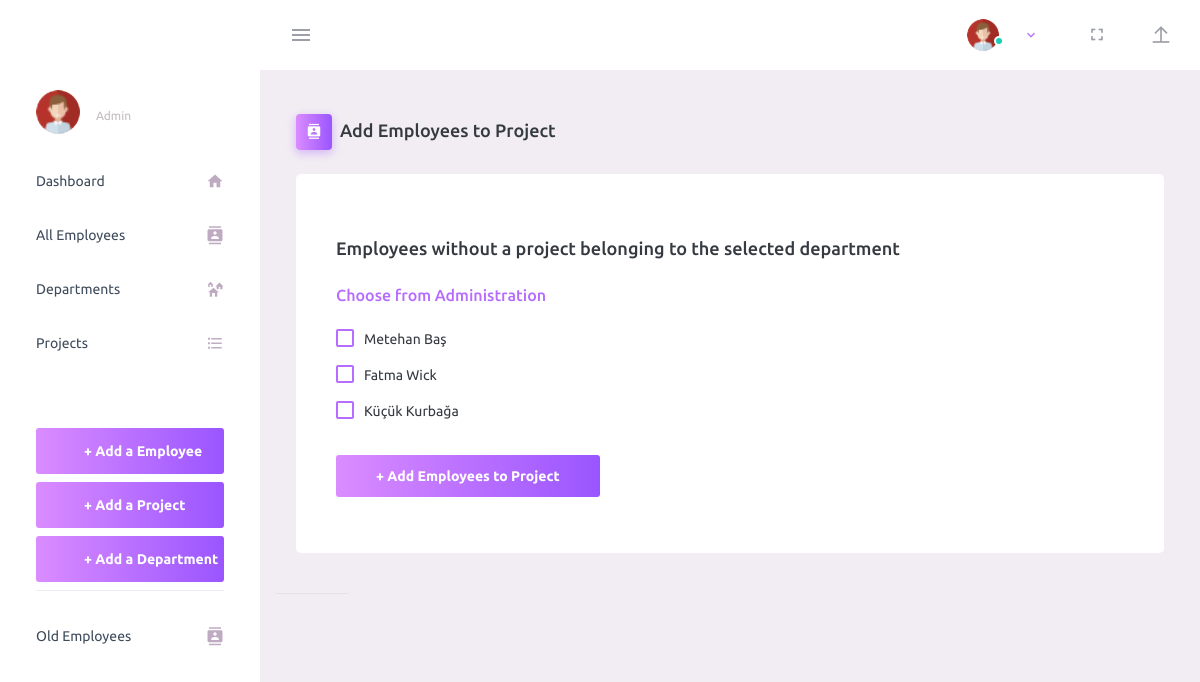
The app's page /add_project_employee.php?id=1, older data.
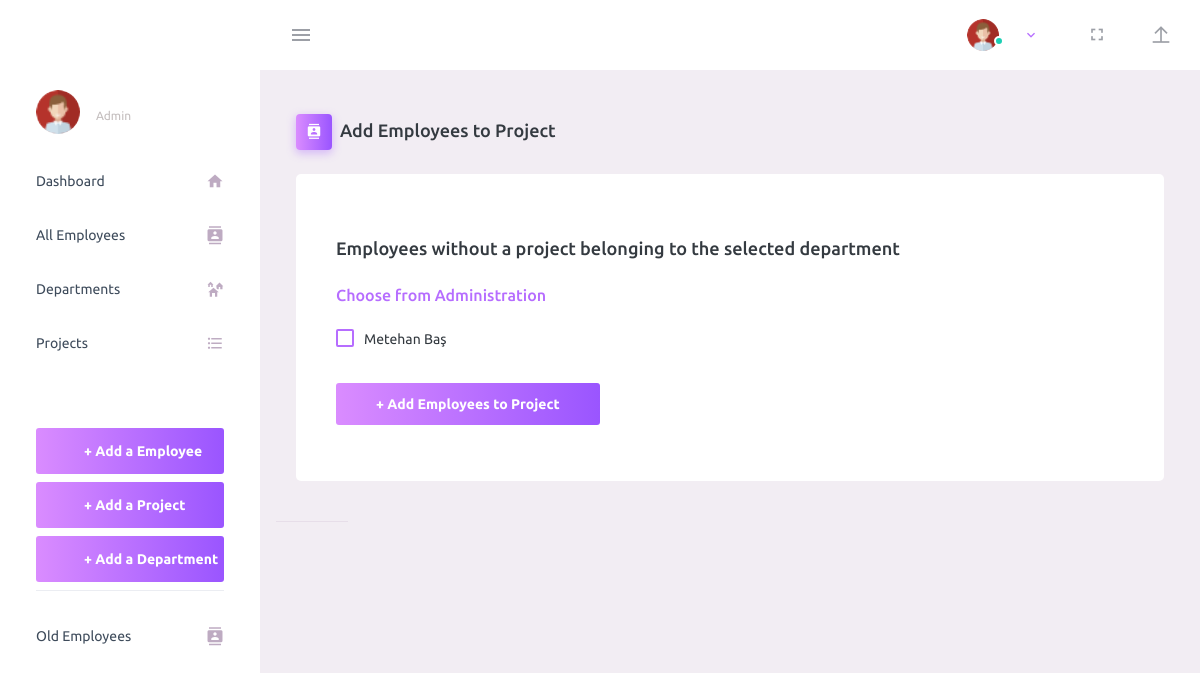
The same page, newer data.
### tables this page shows
CREATE TABLE `employee` (
  `EmployeeId` int(11) NOT NULL,
  `Name` varchar(40) NOT NULL,
  `Gender` varchar(10) NOT NULL,
  `Email` varchar(40) NOT NULL,
  `DOB` varchar(12) NOT NULL,
  `Salary` int(7) NOT NULL,
  `StartingDate` date NOT NULL,
  `LeavingDate` date DEFAULT NULL,
  `JobId` int(3) NOT NULL,
  `DepartmentId` int(11) NOT NULL,
  `ProjectId` int(11) NOT NULL DEFAULT 0,
  `AddressId` int(4) NOT NULL,
  `PhoneId` varchar(13) NOT NULL
);

### add_project_employee.php (the view, shortened to what this page needs)
<?php
include "db_conn.php";
$gid=$_GET['id'];
$query1 = "SELECT * FROM employee WHERE DepartmentId='".$gid."' AND ProjectId = 0";
$result1 = mysqli_query($conn, $query1) or die (mysqli_error());
$query2 = "SELECT * FROM department WHERE DepartmentId='".$gid."'";
$result2 = mysqli_query($conn, $query2) or die (mysqli_error());
$deptrow = mysqli_fetch_array($result2);
?>
<html lang="en">
<head>
  <link rel="stylesheet" href="assets/vendors/mdi/css/materialdesignicons.min.css">
  <link rel="stylesheet" href="assets/vendors/css/vendor.bundle.base.css">
  <link rel="stylesheet" href="assets/css/style.css">
</head>
<body>
  <div class="container-scroller">
    <?php include "nav.php" ?>
    <div class="container-fluid page-body-wrapper">
      <?php include "sidebar.php" ?>
      <div class="main-panel">
        <div class="content-wrapper">
          <div class="page-header">
            <h3 class="page-title">
              <span class="page-title-icon bg-gradient-primary text-white mr-2">
                <i class="mdi mdi-contacts"></i>
              </span>Add Employees to Project
            </h3>
          </div>
          <div class="row" style="margin-top:2%;">
            <div class="col-lg-12 grid-margin stretch-card">
              <div class="card">
                <div class="card-body">
                  <h4>Employees without a project belonging to the selected department </h4> <br>
                  <h5 class="text-primary">Choose from <?php echo $deptrow['DeptName']; ?> </h5>
                  <form style="margin-top:3%;" class="forms-sample" role = "form" onsubmit="false"
                     action = "add_project_employee_check.php" method = "post">
                    <?php
                    while($row=mysqli_fetch_array($result1))
                    {?>
                    <div class="form-check">
                    <label class="form-check-label">
                      <input type="checkbox" name="lang[]" value="<?php echo $row['EmployeeId']; ?>" class="form-check-input"> <?php echo $row['Name'];?> </label>
                  </div>
                    <?php }?>
                    <button style="margin-top:3%;" type="submit" name="submit" class="btn btn-gradient-primary mr-2">+ Add Employees to Project</button>
                  </form>
                </div>
              </div>
            </div>
            <footer class="footer">
            </footer>
          </div>
        </div>
      </div>
</body>
</html>

Row changes from the older to the newer data that the page shows:
no longer on this page (row edited): employee: Name "Fatma Wick"
no longer on this page (row edited): employee: Name "Küçük Kurbağa"
